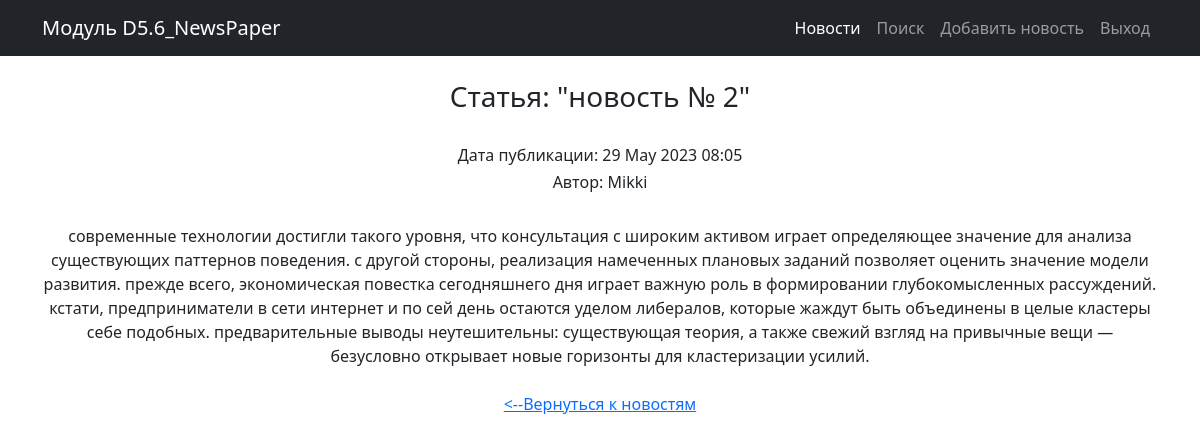
Screenshot of /news/18/ (signed in) with the database file from the repository.
### news/models.py (models this page shows, shortened)
class Post(models.Model):
    author = models.ForeignKey(Author, on_delete=models.CASCADE)
    NEWS = 'NW'
    ARTICLE = 'AR'
    CATEGORY_CHOICES = (
        (NEWS, 'Новость'),
        (ARTICLE, 'Статья')
    )
    categoryType = models.CharField(max_length=2, choices=CATEGORY_CHOICES, default=ARTICLE)
    dateCreation = models.DateTimeField(auto_now_add=True)
    postCategory = models.ManyToManyField(Category, through='PostCategory')
    title = models.CharField(max_length=128)
    text = models.TextField()
    rating = models.SmallIntegerField(default=0)

class Author(models.Model):
    authorUser = models.OneToOneField(User, on_delete=models.CASCADE)
    ratingAuthor = models.SmallIntegerField(default=0)
    def __str__(self):
        return f'{self.authorUser}'

### news/views.py (the view)
# urls.py: path('<int:pk>/', PostDetailView.as_view(), name='post_detail'), # Ссылка на детали статьи
class PostDetailView(LoginRequiredMixin, DetailView):
    template_name = 'news_app/post_detail.html'
    queryset = Post.objects.all()

### news/templatetags/custom_filters.py (called while the page is built)
@register.filter(name='censor') # регистрируем наш фильтр под именем censor,
def censor(censor_text): # первый аргумент здесь — это то значение, к которому надо применить фильтр,
    for word in censor_words:
        censor_text = censor_text.lower().replace(word.lower(), '*censor*')  # переводим в строчные буквы, заменяем на *censor*
    return censor_text # возвращаемое функцией значение — это то значение, которое подставится к нам в шаблон

### templates/news_app/post_detail.html (shortened to what this page needs)
{% extends 'flatpages/default.html' %}
{% load custom_filters %}
{% block content %}
    <br>
    <h3>Статья: "{{ post.title|censor }}"</h3><br>
    <h6>Дата публикации: {{ post.dateCreation|date:'d M Y h:m' }}</h6>
    <h6>Автор: {{ post.author }}</h6>
    <br>
    {{ post.text|censor }}
    <br>
    <br>
    <a href="/news/"> <--Вернуться к новостям </a>
{% endblock content %}

### rows the page displays
Post: title|censor "новость № 2", dateCreation "29 May 2023 08:05", author "Mikki", text|censor "современные технологии достигли такого уровня, что консультация с широким активом играет определяющее значение для анализа существующих паттернов поведения. с другой стороны, реализация намеченных плановых заданий позволяет оценить значение модели развития. прежде всего, экономическая повестка сегодняшнего дня играет важную роль в формировании глубокомысленных рассуждений. кстати, предприниматели в сети интернет и по сей день остаются уделом либералов, которые жаждут быть объединены в целые кластеры себе подобных. предварительные выводы неутешительны: существующая теория, а также свежий взгляд на привычные вещи — безусловно открывает новые горизонты для кластеризации усилий."
